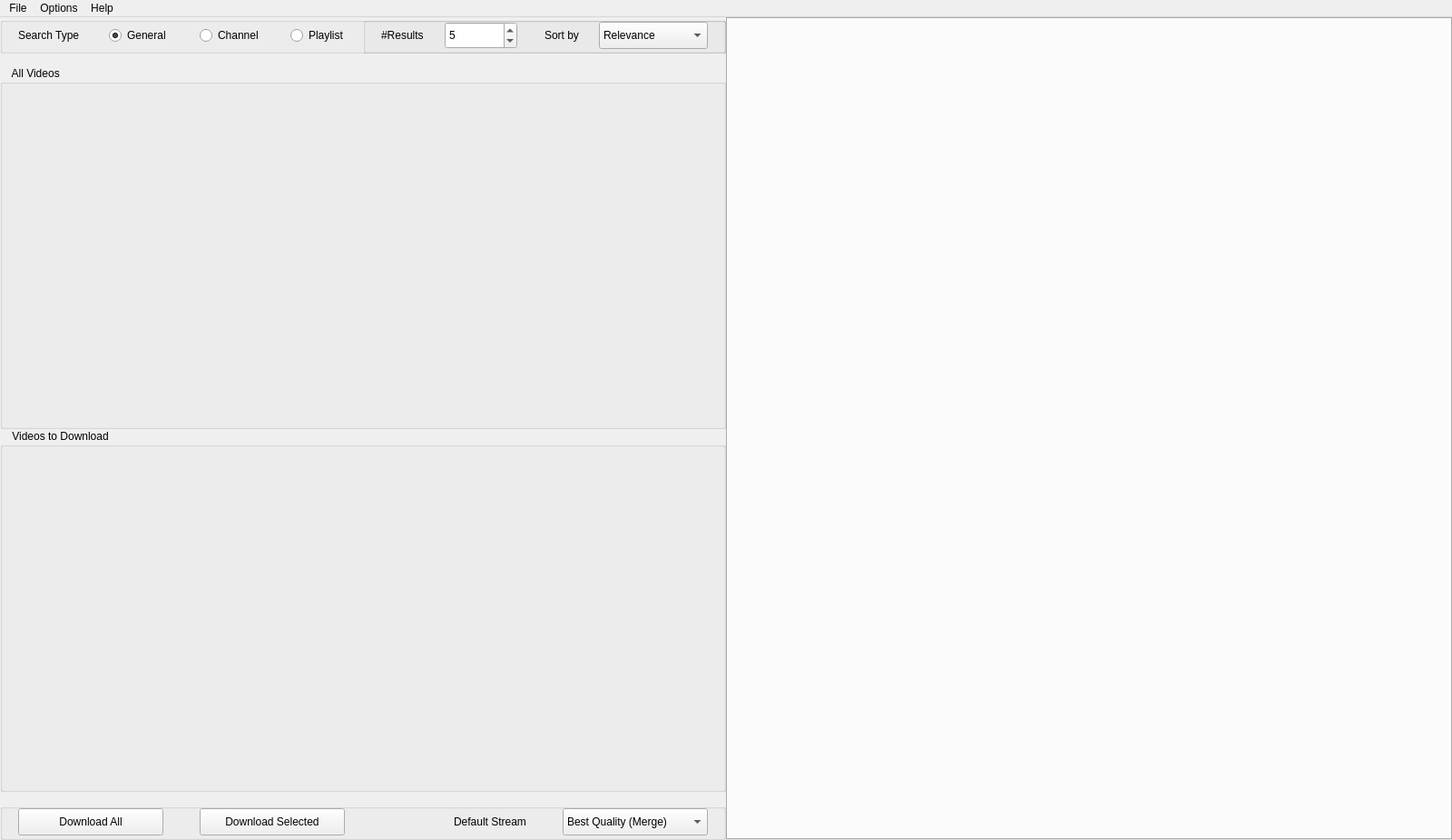
<?xml version="1.0" encoding="UTF-8"?>
<ui version="4.0">
 <class>MainWindow</class>
 <widget class="QMainWindow" name="MainWindow">
  <property name="windowModality">
   <enum>Qt::NonModal</enum>
  </property>
  <property name="geometry">
   <rect>
    <x>0</x>
    <y>0</y>
    <width>1600</width>
    <height>926</height>
   </rect>
  </property>
  <property name="sizePolicy">
   <sizepolicy hsizetype="Expanding" vsizetype="Expanding">
    <horstretch>0</horstretch>
    <verstretch>0</verstretch>
   </sizepolicy>
  </property>
  <property name="font">
   <font>
    <family>Arial</family>
    <pointsize>9</pointsize>
   </font>
  </property>
  <property name="focusPolicy">
   <enum>Qt::StrongFocus</enum>
  </property>
  <property name="acceptDrops">
   <bool>false</bool>
  </property>
  <property name="windowTitle">
   <string>YouTube Helper</string>
  </property>
  <property name="windowIcon">
   <iconset>
    <normaloff>assets/Ico.ico</normaloff>assets/Ico.ico</iconset>
  </property>
  <property name="layoutDirection">
   <enum>Qt::LeftToRight</enum>
  </property>
  <property name="autoFillBackground">
   <bool>true</bool>
  </property>
  <property name="tabShape">
   <enum>QTabWidget::Rounded</enum>
  </property>
  <property name="unifiedTitleAndToolBarOnMac">
   <bool>false</bool>
  </property>
  <widget class="QWidget" name="centralwidget">
   <property name="sizePolicy">
    <sizepolicy hsizetype="Expanding" vsizetype="Expanding">
     <horstretch>0</horstretch>
     <verstretch>0</verstretch>
    </sizepolicy>
   </property>
   <property name="minimumSize">
    <size>
     <width>1600</width>
     <height>900</height>
    </size>
   </property>
   <property name="acceptDrops">
    <bool>true</bool>
   </property>
   <layout class="QGridLayout" name="Central_Layout">
    <property name="sizeConstraint">
     <enum>QLayout::SetNoConstraint</enum>
    </property>
    <property name="leftMargin">
     <number>0</number>
    </property>
    <property name="topMargin">
     <number>0</number>
    </property>
    <property name="rightMargin">
     <number>0</number>
    </property>
    <property name="bottomMargin">
     <number>0</number>
    </property>
    <property name="spacing">
     <number>0</number>
    </property>
    <item row="0" column="0">
     <layout class="QHBoxLayout" name="horizontalLayout">
      <property name="spacing">
       <number>0</number>
      </property>
      <property name="rightMargin">
       <number>0</number>
      </property>
      <item>
       <layout class="QVBoxLayout" name="verticalLayout">
        <property name="spacing">
         <number>0</number>
        </property>
        <property name="sizeConstraint">
         <enum>QLayout::SetDefaultConstraint</enum>
        </property>
        <item>
         <widget class="QGroupBox" name="searchOptionsBox">
          <property name="sizePolicy">
           <sizepolicy hsizetype="Fixed" vsizetype="Fixed">
            <horstretch>0</horstretch>
            <verstretch>0</verstretch>
           </sizepolicy>
          </property>
          <property name="minimumSize">
           <size>
            <width>800</width>
            <height>40</height>
           </size>
          </property>
          <property name="font">
           <font>
            <family>Arial</family>
            <pointsize>9</pointsize>
           </font>
          </property>
          <property name="title">
           <string/>
          </property>
          <widget class="QRadioButton" name="search">
           <property name="geometry">
            <rect>
             <x>120</x>
             <y>0</y>
             <width>80</width>
             <height>40</height>
            </rect>
           </property>
           <property name="sizePolicy">
            <sizepolicy hsizetype="Fixed" vsizetype="Fixed">
             <horstretch>0</horstretch>
             <verstretch>0</verstretch>
            </sizepolicy>
           </property>
           <property name="font">
            <font>
             <family>Arial</family>
             <pointsize>9</pointsize>
            </font>
           </property>
           <property name="text">
            <string>General</string>
           </property>
           <property name="checked">
            <bool>true</bool>
           </property>
          </widget>
          <widget class="QRadioButton" name="channel">
           <property name="geometry">
            <rect>
             <x>220</x>
             <y>0</y>
             <width>80</width>
             <height>40</height>
            </rect>
           </property>
           <property name="sizePolicy">
            <sizepolicy hsizetype="Fixed" vsizetype="Fixed">
             <horstretch>0</horstretch>
             <verstretch>0</verstretch>
            </sizepolicy>
           </property>
           <property name="font">
            <font>
             <family>Arial</family>
             <pointsize>9</pointsize>
            </font>
           </property>
           <property name="text">
            <string>Channel</string>
           </property>
          </widget>
          <widget class="QRadioButton" name="playlist">
           <property name="geometry">
            <rect>
             <x>320</x>
             <y>0</y>
             <width>80</width>
             <height>40</height>
            </rect>
           </property>
           <property name="sizePolicy">
            <sizepolicy hsizetype="Fixed" vsizetype="Fixed">
             <horstretch>0</horstretch>
             <verstretch>0</verstretch>
            </sizepolicy>
           </property>
           <property name="font">
            <font>
             <family>Arial</family>
             <pointsize>9</pointsize>
            </font>
           </property>
           <property name="text">
            <string>Playlist</string>
           </property>
          </widget>
          <widget class="QGroupBox" name="general_box">
           <property name="enabled">
            <bool>true</bool>
           </property>
           <property name="geometry">
            <rect>
             <x>400</x>
             <y>0</y>
             <width>400</width>
             <height>40</height>
            </rect>
           </property>
           <property name="sizePolicy">
            <sizepolicy hsizetype="Fixed" vsizetype="Fixed">
             <horstretch>0</horstretch>
             <verstretch>0</verstretch>
            </sizepolicy>
           </property>
           <property name="minimumSize">
            <size>
             <width>400</width>
             <height>40</height>
            </size>
           </property>
           <property name="font">
            <font>
             <family>Arial</family>
             <pointsize>9</pointsize>
            </font>
           </property>
           <property name="title">
            <string/>
           </property>
           <widget class="QLabel" name="order_label">
            <property name="geometry">
             <rect>
              <x>200</x>
              <y>0</y>
              <width>60</width>
              <height>40</height>
             </rect>
            </property>
            <property name="sizePolicy">
             <sizepolicy hsizetype="Fixed" vsizetype="Fixed">
              <horstretch>0</horstretch>
              <verstretch>0</verstretch>
             </sizepolicy>
            </property>
            <property name="font">
             <font>
              <family>Arial</family>
              <pointsize>9</pointsize>
             </font>
            </property>
            <property name="text">
             <string>Sort by</string>
            </property>
           </widget>
           <widget class="QComboBox" name="order">
            <property name="geometry">
             <rect>
              <x>260</x>
              <y>5</y>
              <width>120</width>
              <height>30</height>
             </rect>
            </property>
            <property name="sizePolicy">
             <sizepolicy hsizetype="Fixed" vsizetype="Fixed">
              <horstretch>0</horstretch>
              <verstretch>0</verstretch>
             </sizepolicy>
            </property>
            <property name="font">
             <font>
              <family>Arial</family>
              <pointsize>9</pointsize>
             </font>
            </property>
            <item>
             <property name="text">
              <string>Relevance</string>
             </property>
            </item>
            <item>
             <property name="text">
              <string>View Counts</string>
             </property>
            </item>
            <item>
             <property name="text">
              <string>Date</string>
             </property>
            </item>
            <item>
             <property name="text">
              <string>Rating</string>
             </property>
            </item>
           </widget>
           <widget class="QSpinBox" name="maxResults">
            <property name="geometry">
             <rect>
              <x>90</x>
              <y>5</y>
              <width>80</width>
              <height>30</height>
             </rect>
            </property>
            <property name="sizePolicy">
             <sizepolicy hsizetype="Fixed" vsizetype="Fixed">
              <horstretch>0</horstretch>
              <verstretch>0</verstretch>
             </sizepolicy>
            </property>
            <property name="font">
             <font>
              <family>Arial</family>
              <pointsize>9</pointsize>
             </font>
            </property>
            <property name="minimum">
             <number>1</number>
            </property>
            <property name="maximum">
             <number>50</number>
            </property>
            <property name="value">
             <number>5</number>
            </property>
           </widget>
           <widget class="QLabel" name="maxResults_label">
            <property name="geometry">
             <rect>
              <x>20</x>
              <y>5</y>
              <width>80</width>
              <height>30</height>
             </rect>
            </property>
            <property name="sizePolicy">
             <sizepolicy hsizetype="Fixed" vsizetype="Fixed">
              <horstretch>0</horstretch>
              <verstretch>0</verstretch>
             </sizepolicy>
            </property>
            <property name="font">
             <font>
              <family>Arial</family>
              <pointsize>9</pointsize>
             </font>
            </property>
            <property name="text">
             <string>#Results</string>
            </property>
           </widget>
          </widget>
          <widget class="QLabel" name="label">
           <property name="geometry">
            <rect>
             <x>20</x>
             <y>0</y>
             <width>100</width>
             <height>40</height>
            </rect>
           </property>
           <property name="text">
            <string>Search Type</string>
           </property>
          </widget>
         </widget>
        </item>
        <item>
         <spacer name="verticalSpacer">
          <property name="orientation">
           <enum>Qt::Vertical</enum>
          </property>
          <property name="sizeType">
           <enum>QSizePolicy::MinimumExpanding</enum>
          </property>
          <property name="sizeHint" stdset="0">
           <size>
            <width>20</width>
            <height>0</height>
           </size>
          </property>
         </spacer>
        </item>
        <item>
         <widget class="QGroupBox" name="allVideosBox">
          <property name="sizePolicy">
           <sizepolicy hsizetype="Fixed" vsizetype="Fixed">
            <horstretch>0</horstretch>
            <verstretch>0</verstretch>
           </sizepolicy>
          </property>
          <property name="minimumSize">
           <size>
            <width>800</width>
            <height>400</height>
           </size>
          </property>
          <property name="font">
           <font>
            <family>Arial</family>
            <pointsize>9</pointsize>
            <weight>50</weight>
            <bold>false</bold>
            <underline>false</underline>
           </font>
          </property>
          <property name="title">
           <string>    All Videos</string>
          </property>
          <property name="flat">
           <bool>true</bool>
          </property>
         </widget>
        </item>
        <item>
         <widget class="QGroupBox" name="downloadVideosBox">
          <property name="sizePolicy">
           <sizepolicy hsizetype="Fixed" vsizetype="Fixed">
            <horstretch>0</horstretch>
            <verstretch>0</verstretch>
           </sizepolicy>
          </property>
          <property name="minimumSize">
           <size>
            <width>800</width>
            <height>400</height>
           </size>
          </property>
          <property name="font">
           <font>
            <family>Arial</family>
            <pointsize>9</pointsize>
            <weight>50</weight>
            <bold>false</bold>
            <underline>false</underline>
           </font>
          </property>
          <property name="acceptDrops">
           <bool>false</bool>
          </property>
          <property name="title">
           <string>    Videos to Download</string>
          </property>
          <property name="flat">
           <bool>true</bool>
          </property>
         </widget>
        </item>
        <item>
         <spacer name="verticalSpacer2">
          <property name="orientation">
           <enum>Qt::Vertical</enum>
          </property>
          <property name="sizeType">
           <enum>QSizePolicy::MinimumExpanding</enum>
          </property>
          <property name="sizeHint" stdset="0">
           <size>
            <width>20</width>
            <height>0</height>
           </size>
          </property>
         </spacer>
        </item>
        <item>
         <widget class="QGroupBox" name="DownloadBox">
          <property name="enabled">
           <bool>true</bool>
          </property>
          <property name="sizePolicy">
           <sizepolicy hsizetype="Fixed" vsizetype="Fixed">
            <horstretch>0</horstretch>
            <verstretch>0</verstretch>
           </sizepolicy>
          </property>
          <property name="minimumSize">
           <size>
            <width>800</width>
            <height>40</height>
           </size>
          </property>
          <property name="font">
           <font>
            <family>Arial</family>
            <pointsize>9</pointsize>
           </font>
          </property>
          <property name="title">
           <string/>
          </property>
          <widget class="QComboBox" name="Stream">
           <property name="geometry">
            <rect>
             <x>620</x>
             <y>5</y>
             <width>160</width>
             <height>30</height>
            </rect>
           </property>
           <property name="sizePolicy">
            <sizepolicy hsizetype="Fixed" vsizetype="Fixed">
             <horstretch>0</horstretch>
             <verstretch>0</verstretch>
            </sizepolicy>
           </property>
           <property name="minimumSize">
            <size>
             <width>0</width>
             <height>30</height>
            </size>
           </property>
           <property name="font">
            <font>
             <family>Arial</family>
             <pointsize>9</pointsize>
            </font>
           </property>
           <item>
            <property name="text">
             <string>Best Quality (Merge)</string>
            </property>
           </item>
           <item>
            <property name="text">
             <string>Best Quality (Separate)</string>
            </property>
           </item>
           <item>
            <property name="text">
             <string>720p</string>
            </property>
           </item>
           <item>
            <property name="text">
             <string>480p</string>
            </property>
           </item>
           <item>
            <property name="text">
             <string>360p</string>
            </property>
           </item>
           <item>
            <property name="text">
             <string>Audio Only</string>
            </property>
           </item>
          </widget>
          <widget class="QLabel" name="Stream_label">
           <property name="geometry">
            <rect>
             <x>460</x>
             <y>5</y>
             <width>160</width>
             <height>30</height>
            </rect>
           </property>
           <property name="sizePolicy">
            <sizepolicy hsizetype="Fixed" vsizetype="Fixed">
             <horstretch>0</horstretch>
             <verstretch>0</verstretch>
            </sizepolicy>
           </property>
           <property name="minimumSize">
            <size>
             <width>0</width>
             <height>30</height>
            </size>
           </property>
           <property name="font">
            <font>
             <family>Arial</family>
             <pointsize>9</pointsize>
            </font>
           </property>
           <property name="text">
            <string>Default Stream</string>
           </property>
           <property name="alignment">
            <set>Qt::AlignCenter</set>
           </property>
          </widget>
          <widget class="QPushButton" name="downloadBtn">
           <property name="geometry">
            <rect>
             <x>220</x>
             <y>5</y>
             <width>160</width>
             <height>30</height>
            </rect>
           </property>
           <property name="sizePolicy">
            <sizepolicy hsizetype="Fixed" vsizetype="Fixed">
             <horstretch>0</horstretch>
             <verstretch>0</verstretch>
            </sizepolicy>
           </property>
           <property name="minimumSize">
            <size>
             <width>0</width>
             <height>30</height>
            </size>
           </property>
           <property name="font">
            <font>
             <family>Arial</family>
             <pointsize>9</pointsize>
            </font>
           </property>
           <property name="text">
            <string>Download Selected</string>
           </property>
          </widget>
          <widget class="QPushButton" name="downloadAllBtn">
           <property name="geometry">
            <rect>
             <x>20</x>
             <y>5</y>
             <width>160</width>
             <height>30</height>
            </rect>
           </property>
           <property name="sizePolicy">
            <sizepolicy hsizetype="Expanding" vsizetype="Fixed">
             <horstretch>0</horstretch>
             <verstretch>0</verstretch>
            </sizepolicy>
           </property>
           <property name="minimumSize">
            <size>
             <width>0</width>
             <height>30</height>
            </size>
           </property>
           <property name="font">
            <font>
             <family>Arial</family>
             <pointsize>9</pointsize>
            </font>
           </property>
           <property name="text">
            <string>Download All</string>
           </property>
          </widget>
         </widget>
        </item>
       </layout>
      </item>
      <item>
       <widget class="QTabWidget" name="tab_manager">
        <property name="enabled">
         <bool>true</bool>
        </property>
        <property name="sizePolicy">
         <sizepolicy hsizetype="Expanding" vsizetype="Expanding">
          <horstretch>0</horstretch>
          <verstretch>0</verstretch>
         </sizepolicy>
        </property>
        <property name="minimumSize">
         <size>
          <width>800</width>
          <height>880</height>
         </size>
        </property>
        <property name="font">
         <font>
          <family>Arial</family>
          <pointsize>9</pointsize>
         </font>
        </property>
        <property name="acceptDrops">
         <bool>false</bool>
        </property>
        <property name="tabShape">
         <enum>QTabWidget::Rounded</enum>
        </property>
        <property name="currentIndex">
         <number>-1</number>
        </property>
       </widget>
      </item>
     </layout>
    </item>
   </layout>
  </widget>
  <widget class="QMenuBar" name="menubar">
   <property name="geometry">
    <rect>
     <x>0</x>
     <y>0</y>
     <width>1600</width>
     <height>26</height>
    </rect>
   </property>
   <property name="sizePolicy">
    <sizepolicy hsizetype="Fixed" vsizetype="Fixed">
     <horstretch>0</horstretch>
     <verstretch>0</verstretch>
    </sizepolicy>
   </property>
   <widget class="QMenu" name="options">
    <property name="title">
     <string>Options</string>
    </property>
    <addaction name="preferences"/>
   </widget>
   <widget class="QMenu" name="help">
    <property name="title">
     <string>Help</string>
    </property>
    <addaction name="documentation"/>
    <addaction name="separator"/>
    <addaction name="about"/>
   </widget>
   <widget class="QMenu" name="file">
    <property name="geometry">
     <rect>
      <x>316</x>
      <y>153</y>
      <width>159</width>
      <height>78</height>
     </rect>
    </property>
    <property name="title">
     <string>File</string>
    </property>
    <addaction name="exit"/>
   </widget>
   <addaction name="file"/>
   <addaction name="options"/>
   <addaction name="help"/>
  </widget>
  <action name="preferences">
   <property name="enabled">
    <bool>true</bool>
   </property>
   <property name="text">
    <string>Preferences</string>
   </property>
   <property name="font">
    <font>
     <family>Arial</family>
     <pointsize>9</pointsize>
    </font>
   </property>
  </action>
  <action name="actionCheck_for_updates">
   <property name="enabled">
    <bool>false</bool>
   </property>
   <property name="text">
    <string>Check for updates...</string>
   </property>
  </action>
  <action name="about">
   <property name="text">
    <string>About</string>
   </property>
   <property name="font">
    <font>
     <family>Arial</family>
     <pointsize>9</pointsize>
    </font>
   </property>
  </action>
  <action name="actionNew_Window">
   <property name="text">
    <string>New Window</string>
   </property>
  </action>
  <action name="exit">
   <property name="text">
    <string>Exit</string>
   </property>
   <property name="font">
    <font>
     <family>Arial</family>
     <pointsize>9</pointsize>
    </font>
   </property>
  </action>
  <action name="documentation">
   <property name="enabled">
    <bool>true</bool>
   </property>
   <property name="text">
    <string>Documentation</string>
   </property>
   <property name="font">
    <font>
     <family>Arial</family>
     <pointsize>9</pointsize>
    </font>
   </property>
  </action>
 </widget>
 <tabstops>
  <tabstop>tab_manager</tabstop>
  <tabstop>downloadAllBtn</tabstop>
  <tabstop>downloadBtn</tabstop>
  <tabstop>Stream</tabstop>
  <tabstop>order</tabstop>
  <tabstop>maxResults</tabstop>
  <tabstop>search</tabstop>
  <tabstop>channel</tabstop>
  <tabstop>playlist</tabstop>
 </tabstops>
 <resources/>
 <connections/>
</ui>
